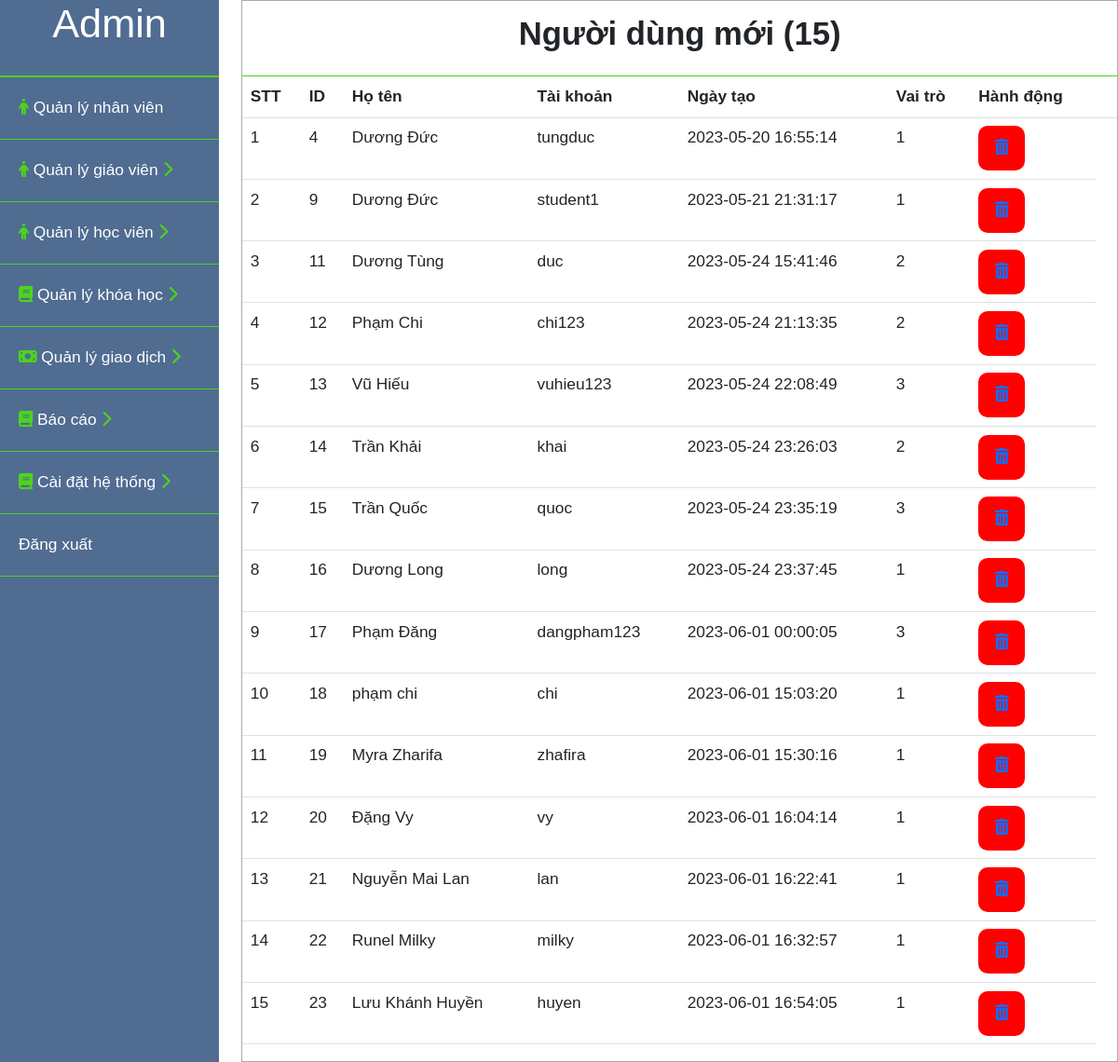
/admin/nguoidungmoi.php, run on the app's committed database.
### tables this page shows
CREATE TABLE `taikhoan` (
  `id` int(11) NOT NULL,
  `taikhoan` varchar(255) NOT NULL,
  `matkhau` varchar(255) NOT NULL,
  `hoten` varchar(255) NOT NULL,
  `phanquyen` int(11) NOT NULL,
  `image` varchar(100) NOT NULL,
  `thoigian` datetime NOT NULL DEFAULT current_timestamp(),
  `email` varchar(100) DEFAULT NULL,
  `sodienthoai` int(11) DEFAULT NULL,
  `gioitinh` int(11) DEFAULT NULL,
  `diachi` varchar(255) DEFAULT NULL,
  `quocgia` varchar(10) DEFAULT NULL,
  `timezone` varchar(10) DEFAULT NULL,
  `ngaysinh` date DEFAULT NULL,
  `vitien` int(11) NOT NULL
);

### admin/nguoidungmoi.php (the view, shortened to what this page needs)
<?php
    include("../user/connect.php");
    $sql_users = "SELECT * FROM taikhoan";
    $stmt_users = $conn->prepare($sql_users);
    $query_users = $stmt_users->execute();
    $result_users = array();
    while($row_users = $stmt_users->fetch(PDO::FETCH_ASSOC)){
        $result_users[] = $row_users;
    }
    $sql_sl = "SELECT count(id) as dem FROM taikhoan";
    $stmt_sl = $conn->prepare($sql_sl);
    $query_sl = $stmt_sl->execute();
    $result_sl = array();
    while($row_sl = $stmt_sl->fetch(PDO::FETCH_ASSOC)){
        $result_sl[] = $row_sl;
    }
    foreach ($result_sl as $items) {
        $slusers = $items['dem'];
    }
?>
<!DOCTYPE html>
<html lang="en">
<head>
    <link rel="stylesheet" href="css/bootstrap.min.css">
    <link rel="stylesheet" href="style/admin.css">
    <link rel="stylesheet" type="text/css" href="style/danhsach.css">
</head>
<body>
    <div id="content">
        <div id="admin__sidebar">
            <div class="admin__profile">
                <h1>Admin</h1>
            </div>
            <div class="admin__list">
                <ul>
                    <li class="admin__list--nhanvien">
                        <a href="nhanvien.php"><i class="fa-solid fa-person" style="color: #4dd31d;"></i> Quản lý nhân viên</a>
                    </li>
                    <li class="admin__list--giaovien">
                        <a href="#"  onclick="myFunction('toggle1')"><i class="fa-solid fa-person" style="color: #4dd31d;"></i> Quản lý giáo viên <i class="icondrop active fa-solid fa-chevron-right" style="color: #4dd31d;"></i><i class="icondrop fa-solid fa-chevron-down" style="color: #4dd31d;"></i></a>
                    </li>
                    <li class="admin__list--hocvien">
                        <a href="#" onclick="myFunction('toggle5')"> <i class="fa-solid fa-person" style="color: #4dd31d;"></i> Quản lý học viên <i class="icondrop active fa-solid fa-chevron-right" style="color: #4dd31d;"></i><i class="icondrop fa-solid fa-chevron-down" style="color: #4dd31d;"></i></a>
                    </li>
                    <li class="admin__list--khoahoc">
                        <a href="#" onclick="myFunction('toggle6')"> <i class="fa-sharp fa-solid fa-book" style="color: #4dd31d;"></i> Quản lý khóa học <i class="icondrop active fa-solid fa-chevron-right" style="color: #4dd31d;"></i><i class="icondrop fa-solid fa-chevron-down" style="color: #4dd31d;"></i></a>
                    </li>
                    <li class="admin__list--giaodich">
                        <a href="#" onclick="myFunction('toggle2')"><i class="fa-solid fa-money-bill" style="color: #4dd31d;"></i> Quản lý giao dịch <i class="icondrop active fa-solid fa-chevron-right" style="color: #4dd31d;"></i><i class="icondrop fa-solid fa-chevron-down" style="color: #4dd31d;"></i></a>
                    </li>
                    <li class="admin__list--baocao">
                        <a href="#" onclick="myFunction('toggle3')"> <i class="fa-sharp fa-solid fa-book" style="color: #4dd31d;"></i> Báo cáo <i class="icondrop active fa-solid fa-chevron-right" style="color: #4dd31d;"></i><i class="icondrop fa-solid fa-chevron-down" style="color: #4dd31d;"></i></a>
                    </li>
                    <li class="admin__list--hethong">
                        <a href="#" onclick="myFunction('toggle4')"> <i class="fa-sharp fa-solid fa-book" style="color: #4dd31d;"></i> Cài đặt hệ thống <i class="icondrop active fa-solid fa-chevron-right" style="color: #4dd31d;"></i><i class="icondrop fa-solid fa-chevron-down" style="color: #4dd31d;"></i></a>
                    </li>
                    <li class="admin__list--dangxuat">
                        <a href="logout.php">Đăng xuất</a>
                    </li>
                </ul>
            </div>
        </div>
         <div id="main_content">
            <div class="title">
                <h2>Người dùng mới (<?php echo $slusers?>)</h2>
            </div>
            <div  class="chitiet_content">
                <table class="table table-inverse">
                    <thead>
                        <tr>
                            <th>STT</th>
                            <th>ID</th>
                            <th>Họ tên</th>
                            <th>Tài khoản</th>
                            <th>Ngày tạo</th>
                            <th>Vai trò</th>
                            <th>Hành động</th>
                            <th></th>
                        </tr>
                    </thead>
                    <tbody>
                        <?php $i=1; foreach($result_users as $items):?>
                        <tr>
                            <td><?php echo $i;?></td>
                            <td><?php echo $items['id'];?></td>
                            <td><?php echo $items['hoten'];?></td>
                            <td><?php echo $items['taikhoan'];?></td>
                            <td><?php echo $items['thoigian'];?></td>
                            <td><?php echo $items['phanquyen'];?></td>
                            <td><a class="btn-xoa" href="nguoidungmoi_xoa.php?id=<?php echo $items['id']?>"><i class="fa-solid fa-trash-can"></i></a></td>
                        </tr>
                        <?php $i++; endforeach?>
                    </tbody>
                </table>
            </div>
         </div>
    </div>
</body>
</html>

### admin/style/admin.css (style rules this page uses)
* { font-family: Verdana, Geneva, Tahoma, sans-serif; margin: 0; padding:0; box-sizing: border-box; font-size: 13pt; }
#admin__sidebar { width: 25%; background-color: #506c91; color: #ffffff; }
#admin__sidebar .admin__profile { text-align: center; padding-bottom: 20px; border-bottom: 2px solid #4dd31d; }
#admin__sidebar .admin__list li { list-style: none;; }
#admin__sidebar .admin__list a { text-decoration: none; color: #ffffff; }
.admin__list ul { padding: 0; }
.admin__list li { padding: 20px; border-bottom: 1px solid #4dd31d; }
.icondrop { display: none; }
.icondrop.active { display: inline-block; }
.btn-xoa { display: inline-block; background-color: red; text-decoration: none; min-width:50px; height: 48px; line-height: 48px; font-size: 16px; border-radius: 10px; text-align: center; }

### admin/style/danhsach.css (style rules this page uses)
#content { display: flex; }
#main_content { margin-left: 2%; width: 100%; max-width: 1150px; border: 1px solid #aaaaaa; height: auto; }
#main_content .title { border-bottom: 1px solid #4dd31d; text-align: center; padding: 15px ; }
#main_content .title h2 { font-weight: bold; }

### data on the page
taikhoan: id "4", hoten "Dương Đức", taikhoan "tungduc", thoigian "2023-05-20 16:55:14", phanquyen "1"
taikhoan: id "9", hoten "Dương Đức", taikhoan "student1", thoigian "2023-05-21 21:31:17", phanquyen "1"
taikhoan: id "11", hoten "Dương Tùng", taikhoan "duc", thoigian "2023-05-24 15:41:46", phanquyen "2"
taikhoan: id "12", hoten "Phạm Chi", taikhoan "chi123", thoigian "2023-05-24 21:13:35", phanquyen "2"
taikhoan: id "13", hoten "Vũ Hiếu", taikhoan "vuhieu123", thoigian "2023-05-24 22:08:49", phanquyen "3"
taikhoan: id "14", hoten "Trần Khải", taikhoan "khai", thoigian "2023-05-24 23:26:03", phanquyen "2"
taikhoan: id "15", hoten "Trần Quốc", taikhoan "quoc", thoigian "2023-05-24 23:35:19", phanquyen "3"
taikhoan: id "16", hoten "Dương Long", taikhoan "long", thoigian "2023-05-24 23:37:45", phanquyen "1"
taikhoan: id "17", hoten "Phạm Đăng", taikhoan "dangpham123", thoigian "2023-06-01 00:00:05", phanquyen "3"
taikhoan: id "18", hoten "phạm chi", taikhoan "chi", thoigian "2023-06-01 15:03:20", phanquyen "1"
taikhoan: id "19", hoten "Myra Zharifa", taikhoan "zhafira", thoigian "2023-06-01 15:30:16", phanquyen "1"
taikhoan: id "20", hoten "Đặng Vy", taikhoan "vy", thoigian "2023-06-01 16:04:14", phanquyen "1"
taikhoan: id "21", hoten "Nguyễn Mai Lan", taikhoan "lan", thoigian "2023-06-01 16:22:41", phanquyen "1"
taikhoan: id "22", hoten "Runel Milky", taikhoan "milky", thoigian "2023-06-01 16:32:57", phanquyen "1"
taikhoan: id "23", hoten "Lưu Khánh Huyền", taikhoan "huyen", thoigian "2023-06-01 16:54:05", phanquyen "1"

### other printed values
$slusers "15"
